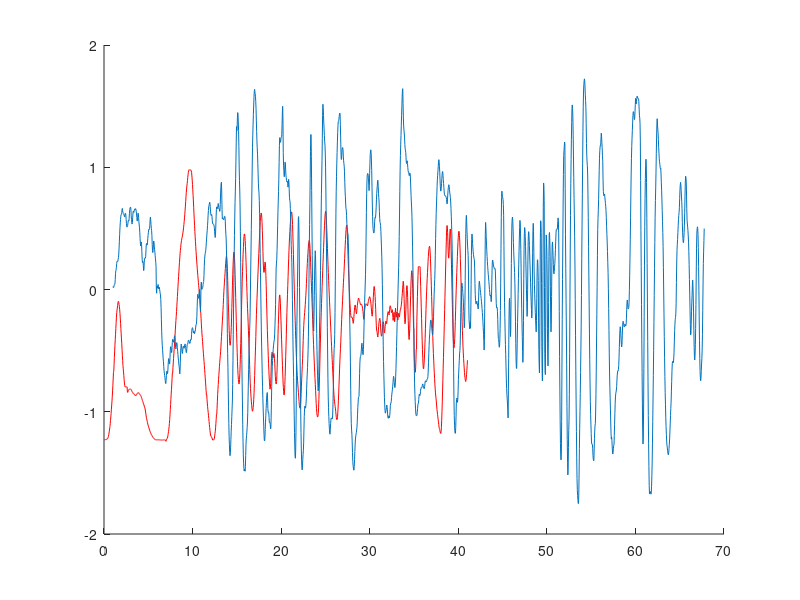

Here is the MATLAB script that generated this plot:
clc;
close all;

DataIMU = dlmread('IMUVidData.txt',',',1,0);
DataVid = dlmread('theta.txt');
t = dlmread('Time.txt');

aX = DataIMU(:, 1);
aY = DataIMU(:, 2)/16384;
aZ = DataIMU(:, 3);

rX = DataIMU(:, 4)/16400;
rY = DataIMU(:, 5);
rZ = DataIMU(:, 6);

td = 1:0.0334:67.77;
figure;
hold on;
plot(t, DataVid, 'r');
plot(td, -rX);